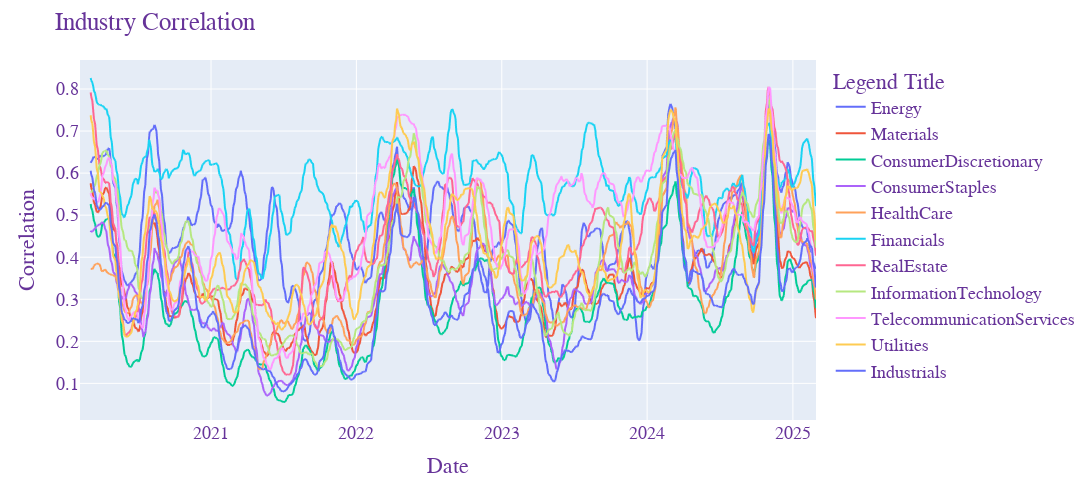
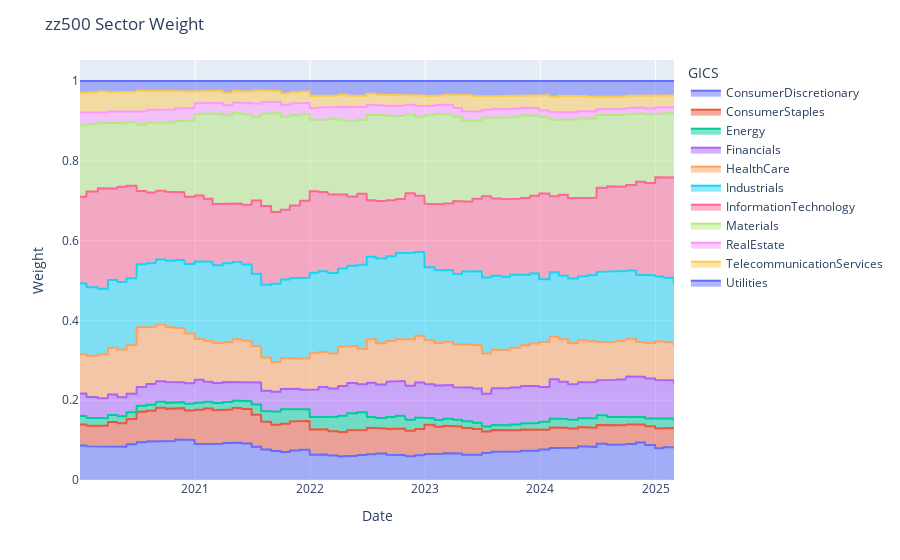
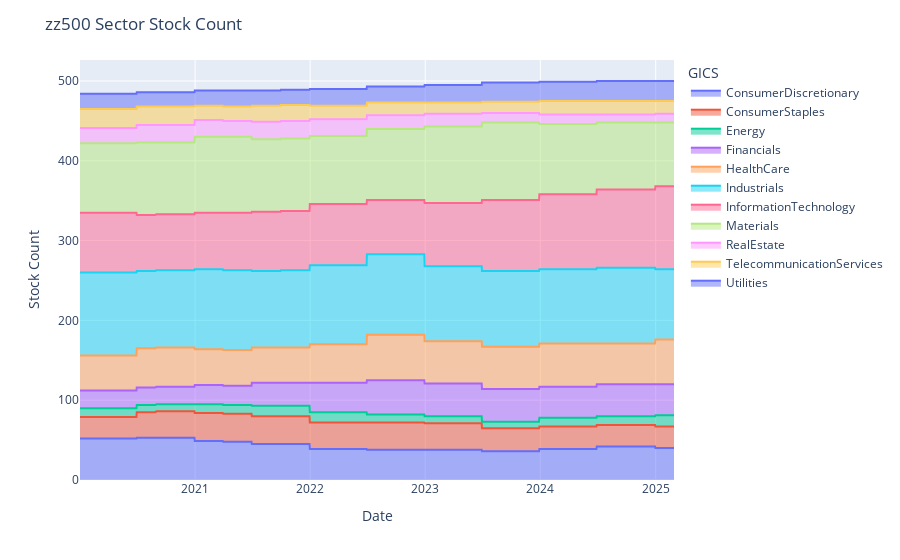

Source (notebook cell) for these figures, in order:
### Code cell
fig = px.line(industry_corr_df, x=industry_corr_df.index, y=industry_corr_df.columns)

colors = px.colors.qualitative.Plotly



fig.update_layout(
    title="Industry Correlation",
    xaxis_title="Date",
    yaxis_title="Correlation",
    legend_title="Legend Title",
    font=dict(
        family="Courier New, monospace",
        size=18,
        color="RebeccaPurple"
    )
)

# update color
for i, trace in enumerate(fig.data):
    trace.line.color = colors[i%len(colors)]

# set length and width
fig.update_layout(
    autosize=False,
    width=1200,
    height=500,
)
fig.show()

fig.write_image("ind_corr(20d).png")

# draw stacked area chart
daily_GICS_weight = merged[~merged.weight.isna()].groupby(['date','GICS'])['weight'].sum().reset_index()
daily_GICS_weight['weight'] = daily_GICS_weight['weight'] / daily_GICS_weight.groupby('date')['weight'].transform('sum')
fig = px.area(daily_GICS_weight, x='date', y='weight', color='GICS', line_group='GICS')
fig.update_layout(title=f'{index_short_code} Sector Weight', xaxis_title='Date', yaxis_title='Weight')
fig.show()



# draw stacked area chart number of stock in each sector
daily_GICS_weight = merged[~merged.weight.isna()].groupby(['date','GICS'])['order_book_id'].count().reset_index()

fig = px.area(daily_GICS_weight, x='date', y='order_book_id', color='GICS', line_group='GICS')
fig.update_layout(title=f'{index_short_code} Sector Stock Count', xaxis_title='Date', yaxis_title='Stock Count')
fig.show()

# financial sector stock outperformance within section. long short.

### Figure 1 — Plotly figure (JSON) as saved in the notebook; plotly's stock layout.template omitted (floating-point values rounded to 4 significant figures; data arrays with more than 128 entries replaced by an {"elided": "..."} marker saying what was removed)
{"data": [{"hovertemplate": "variable=Energy<br>index=%{x}<br>value=%{y}<extra></extra>", "legendgroup": "Energy", "line": {"color": "#636EFA", "dash": "solid"}, "marker": {"symbol": "circle"}, "mode": "lines", "name": "Energy", "showlegend": true, "type": "scattergl", "x": {"elided": "1228 str values"}, "xaxis": "x", "y": {"elided": "1228 float values"}, "yaxis": "y"}, {"hovertemplate": "variable=Materials<br>index=%{x}<br>value=%{y}<extra></extra>", "legendgroup": "Materials", "line": {"color": "#EF553B", "dash": "solid"}, "marker": {"symbol": "circle"}, "mode": "lines", "name": "Materials", "showlegend": true, "type": "scattergl", "x": {"elided": "1228 str values"}, "xaxis": "x", "y": {"elided": "1228 float values"}, "yaxis": "y"}, {"hovertemplate": "variable=ConsumerDiscretionary<br>index=%{x}<br>value=%{y}<extra></extra>", "legendgroup": "ConsumerDiscretionary", "line": {"color": "#00CC96", "dash": "solid"}, "marker": {"symbol": "circle"}, "mode": "lines", "name": "ConsumerDiscretionary", "showlegend": true, "type": "scattergl", "x": {"elided": "1228 str values"}, "xaxis": "x", "y": {"elided": "1228 float values"}, "yaxis": "y"}, {"hovertemplate": "variable=ConsumerStaples<br>index=%{x}<br>value=%{y}<extra></extra>", "legendgroup": "ConsumerStaples", "line": {"color": "#AB63FA", "dash": "solid"}, "marker": {"symbol": "circle"}, "mode": "lines", "name": "ConsumerStaples", "showlegend": true, "type": "scattergl", "x": {"elided": "1228 str values"}, "xaxis": "x", "y": {"elided": "1228 float values"}, "yaxis": "y"}, {"hovertemplate": "variable=HealthCare<br>index=%{x}<br>value=%{y}<extra></extra>", "legendgroup": "HealthCare", "line": {"color": "#FFA15A", "dash": "solid"}, "marker": {"symbol": "circle"}, "mode": "lines", "name": "HealthCare", "showlegend": true, "type": "scattergl", "x": {"elided": "1228 str values"}, "xaxis": "x", "y": {"elided": "1228 float values"}, "yaxis": "y"}, {"hovertemplate": "variable=Financials<br>index=%{x}<br>value=%{y}<extra></extra>", "legendgroup": "Financials", "line": {"color": "#19D3F3", "dash": "solid"}, "marker": {"symbol": "circle"}, "mode": "lines", "name": "Financials", "showlegend": true, "type": "scattergl", "x": {"elided": "1228 str values"}, "xaxis": "x", "y": {"elided": "1228 float values"}, "yaxis": "y"}, {"hovertemplate": "variable=RealEstate<br>index=%{x}<br>value=%{y}<extra></extra>", "legendgroup": "RealEstate", "line": {"color": "#FF6692", "dash": "solid"}, "marker": {"symbol": "circle"}, "mode": "lines", "name": "RealEstate", "showlegend": true, "type": "scattergl", "x": {"elided": "1228 str values"}, "xaxis": "x", "y": {"elided": "1228 float values"}, "yaxis": "y"}, {"hovertemplate": "variable=InformationTechnology<br>index=%{x}<br>value=%{y}<extra></extra>", "legendgroup": "InformationTechnology", "line": {"color": "#B6E880", "dash": "solid"}, "marker": {"symbol": "circle"}, "mode": "lines", "name": "InformationTechnology", "showlegend": true, "type": "scattergl", "x": {"elided": "1228 str values"}, "xaxis": "x", "y": {"elided": "1228 float values"}, "yaxis": "y"}, {"hovertemplate": "variable=TelecommunicationServices<br>index=%{x}<br>value=%{y}<extra></extra>", "legendgroup": "TelecommunicationServices", "line": {"color": "#FF97FF", "dash": "solid"}, "marker": {"symbol": "circle"}, "mode": "lines", "name": "TelecommunicationServices", "showlegend": true, "type": "scattergl", "x": {"elided": "1228 str values"}, "xaxis": "x", "y": {"elided": "1228 float values"}, "yaxis": "y"}, {"hovertemplate": "variable=Utilities<br>index=%{x}<br>value=%{y}<extra></extra>", "legendgroup": "Utilities", "line": {"color": "#FECB52", "dash": "solid"}, "marker": {"symbol": "circle"}, "mode": "lines", "name": "Utilities", "showlegend": true, "type": "scattergl", "x": {"elided": "1228 str values"}, "xaxis": "x", "y": {"elided": "1228 float values"}, "yaxis": "y"}, {"hovertemplate": "variable=Industrials<br>index=%{x}<br>value=%{y}<extra></extra>", "legendgroup": "Industrials", "line": {"color": "#636EFA", "dash": "solid"}, "marker": {"symbol": "circle"}, "mode": "lines", "name": "Industrials", "showlegend": true, "type": "scattergl", "x": {"elided": "1228 str values"}, "xaxis": "x", "y": {"elided": "1228 float values"}, "yaxis": "y"}], "layout": {"autosize": false, "font": {"color": "RebeccaPurple", "family": "Courier New, monospace", "size": 18}, "height": 500, "legend": {"title": {"text": "Legend Title"}, "tracegroupgap": 0}, "margin": {"t": 60}, "title": {"text": "Industry Correlation"}, "width": 1200, "xaxis": {"anchor": "y", "domain": [0, 1], "title": {"text": "Date"}}, "yaxis": {"anchor": "x", "domain": [0, 1], "title": {"text": "Correlation"}}}}

### Figure 2 — Plotly figure (JSON) as saved in the notebook; plotly's stock layout.template omitted (floating-point values rounded to 4 significant figures; data arrays with more than 128 entries replaced by an {"elided": "..."} marker saying what was removed)
{"data": [{"fillpattern": {"shape": ""}, "hovertemplate": "GICS=ConsumerDiscretionary<br>date=%{x}<br>weight=%{y}<extra></extra>", "legendgroup": "ConsumerDiscretionary", "line": {"color": "#636efa"}, "marker": {"symbol": "circle"}, "mode": "lines", "name": "ConsumerDiscretionary", "orientation": "v", "showlegend": true, "stackgroup": "1", "type": "scatter", "x": {"elided": "1248 str values"}, "xaxis": "x", "y": {"elided": "1248 float values"}, "yaxis": "y"}, {"fillpattern": {"shape": ""}, "hovertemplate": "GICS=ConsumerStaples<br>date=%{x}<br>weight=%{y}<extra></extra>", "legendgroup": "ConsumerStaples", "line": {"color": "#EF553B"}, "marker": {"symbol": "circle"}, "mode": "lines", "name": "ConsumerStaples", "orientation": "v", "showlegend": true, "stackgroup": "1", "type": "scatter", "x": {"elided": "1248 str values"}, "xaxis": "x", "y": {"elided": "1248 float values"}, "yaxis": "y"}, {"fillpattern": {"shape": ""}, "hovertemplate": "GICS=Energy<br>date=%{x}<br>weight=%{y}<extra></extra>", "legendgroup": "Energy", "line": {"color": "#00cc96"}, "marker": {"symbol": "circle"}, "mode": "lines", "name": "Energy", "orientation": "v", "showlegend": true, "stackgroup": "1", "type": "scatter", "x": {"elided": "1248 str values"}, "xaxis": "x", "y": {"elided": "1248 float values"}, "yaxis": "y"}, {"fillpattern": {"shape": ""}, "hovertemplate": "GICS=Financials<br>date=%{x}<br>weight=%{y}<extra></extra>", "legendgroup": "Financials", "line": {"color": "#ab63fa"}, "marker": {"symbol": "circle"}, "mode": "lines", "name": "Financials", "orientation": "v", "showlegend": true, "stackgroup": "1", "type": "scatter", "x": {"elided": "1248 str values"}, "xaxis": "x", "y": {"elided": "1248 float values"}, "yaxis": "y"}, {"fillpattern": {"shape": ""}, "hovertemplate": "GICS=HealthCare<br>date=%{x}<br>weight=%{y}<extra></extra>", "legendgroup": "HealthCare", "line": {"color": "#FFA15A"}, "marker": {"symbol": "circle"}, "mode": "lines", "name": "HealthCare", "orientation": "v", "showlegend": true, "stackgroup": "1", "type": "scatter", "x": {"elided": "1248 str values"}, "xaxis": "x", "y": {"elided": "1248 float values"}, "yaxis": "y"}, {"fillpattern": {"shape": ""}, "hovertemplate": "GICS=Industrials<br>date=%{x}<br>weight=%{y}<extra></extra>", "legendgroup": "Industrials", "line": {"color": "#19d3f3"}, "marker": {"symbol": "circle"}, "mode": "lines", "name": "Industrials", "orientation": "v", "showlegend": true, "stackgroup": "1", "type": "scatter", "x": {"elided": "1248 str values"}, "xaxis": "x", "y": {"elided": "1248 float values"}, "yaxis": "y"}, {"fillpattern": {"shape": ""}, "hovertemplate": "GICS=InformationTechnology<br>date=%{x}<br>weight=%{y}<extra></extra>", "legendgroup": "InformationTechnology", "line": {"color": "#FF6692"}, "marker": {"symbol": "circle"}, "mode": "lines", "name": "InformationTechnology", "orientation": "v", "showlegend": true, "stackgroup": "1", "type": "scatter", "x": {"elided": "1248 str values"}, "xaxis": "x", "y": {"elided": "1248 float values"}, "yaxis": "y"}, {"fillpattern": {"shape": ""}, "hovertemplate": "GICS=Materials<br>date=%{x}<br>weight=%{y}<extra></extra>", "legendgroup": "Materials", "line": {"color": "#B6E880"}, "marker": {"symbol": "circle"}, "mode": "lines", "name": "Materials", "orientation": "v", "showlegend": true, "stackgroup": "1", "type": "scatter", "x": {"elided": "1248 str values"}, "xaxis": "x", "y": {"elided": "1248 float values"}, "yaxis": "y"}, {"fillpattern": {"shape": ""}, "hovertemplate": "GICS=RealEstate<br>date=%{x}<br>weight=%{y}<extra></extra>", "legendgroup": "RealEstate", "line": {"color": "#FF97FF"}, "marker": {"symbol": "circle"}, "mode": "lines", "name": "RealEstate", "orientation": "v", "showlegend": true, "stackgroup": "1", "type": "scatter", "x": {"elided": "1248 str values"}, "xaxis": "x", "y": {"elided": "1248 float values"}, "yaxis": "y"}, {"fillpattern": {"shape": ""}, "hovertemplate": "GICS=TelecommunicationServices<br>date=%{x}<br>weight=%{y}<extra></extra>", "legendgroup": "TelecommunicationServices", "line": {"color": "#FECB52"}, "marker": {"symbol": "circle"}, "mode": "lines", "name": "TelecommunicationServices", "orientation": "v", "showlegend": true, "stackgroup": "1", "type": "scatter", "x": {"elided": "1248 str values"}, "xaxis": "x", "y": {"elided": "1248 float values"}, "yaxis": "y"}, {"fillpattern": {"shape": ""}, "hovertemplate": "GICS=Utilities<br>date=%{x}<br>weight=%{y}<extra></extra>", "legendgroup": "Utilities", "line": {"color": "#636efa"}, "marker": {"symbol": "circle"}, "mode": "lines", "name": "Utilities", "orientation": "v", "showlegend": true, "stackgroup": "1", "type": "scatter", "x": {"elided": "1248 str values"}, "xaxis": "x", "y": {"elided": "1248 float values"}, "yaxis": "y"}], "layout": {"legend": {"title": {"text": "GICS"}, "tracegroupgap": 0}, "margin": {"t": 60}, "title": {"text": "zz500 Sector Weight"}, "xaxis": {"anchor": "y", "domain": [0, 1], "title": {"text": "Date"}}, "yaxis": {"anchor": "x", "domain": [0, 1], "title": {"text": "Weight"}}}}

### Figure 3 — Plotly figure (JSON) as saved in the notebook; plotly's stock layout.template omitted (floating-point values rounded to 4 significant figures; data arrays with more than 128 entries replaced by an {"elided": "..."} marker saying what was removed)
{"data": [{"fillpattern": {"shape": ""}, "hovertemplate": "GICS=ConsumerDiscretionary<br>date=%{x}<br>order_book_id=%{y}<extra></extra>", "legendgroup": "ConsumerDiscretionary", "line": {"color": "#636efa"}, "marker": {"symbol": "circle"}, "mode": "lines", "name": "ConsumerDiscretionary", "orientation": "v", "showlegend": true, "stackgroup": "1", "type": "scatter", "x": {"elided": "1248 str values"}, "xaxis": "x", "y": {"elided": "1248 int values"}, "yaxis": "y"}, {"fillpattern": {"shape": ""}, "hovertemplate": "GICS=ConsumerStaples<br>date=%{x}<br>order_book_id=%{y}<extra></extra>", "legendgroup": "ConsumerStaples", "line": {"color": "#EF553B"}, "marker": {"symbol": "circle"}, "mode": "lines", "name": "ConsumerStaples", "orientation": "v", "showlegend": true, "stackgroup": "1", "type": "scatter", "x": {"elided": "1248 str values"}, "xaxis": "x", "y": {"elided": "1248 int values"}, "yaxis": "y"}, {"fillpattern": {"shape": ""}, "hovertemplate": "GICS=Energy<br>date=%{x}<br>order_book_id=%{y}<extra></extra>", "legendgroup": "Energy", "line": {"color": "#00cc96"}, "marker": {"symbol": "circle"}, "mode": "lines", "name": "Energy", "orientation": "v", "showlegend": true, "stackgroup": "1", "type": "scatter", "x": {"elided": "1248 str values"}, "xaxis": "x", "y": {"elided": "1248 int values"}, "yaxis": "y"}, {"fillpattern": {"shape": ""}, "hovertemplate": "GICS=Financials<br>date=%{x}<br>order_book_id=%{y}<extra></extra>", "legendgroup": "Financials", "line": {"color": "#ab63fa"}, "marker": {"symbol": "circle"}, "mode": "lines", "name": "Financials", "orientation": "v", "showlegend": true, "stackgroup": "1", "type": "scatter", "x": {"elided": "1248 str values"}, "xaxis": "x", "y": {"elided": "1248 int values"}, "yaxis": "y"}, {"fillpattern": {"shape": ""}, "hovertemplate": "GICS=HealthCare<br>date=%{x}<br>order_book_id=%{y}<extra></extra>", "legendgroup": "HealthCare", "line": {"color": "#FFA15A"}, "marker": {"symbol": "circle"}, "mode": "lines", "name": "HealthCare", "orientation": "v", "showlegend": true, "stackgroup": "1", "type": "scatter", "x": {"elided": "1248 str values"}, "xaxis": "x", "y": {"elided": "1248 int values"}, "yaxis": "y"}, {"fillpattern": {"shape": ""}, "hovertemplate": "GICS=Industrials<br>date=%{x}<br>order_book_id=%{y}<extra></extra>", "legendgroup": "Industrials", "line": {"color": "#19d3f3"}, "marker": {"symbol": "circle"}, "mode": "lines", "name": "Industrials", "orientation": "v", "showlegend": true, "stackgroup": "1", "type": "scatter", "x": {"elided": "1248 str values"}, "xaxis": "x", "y": {"elided": "1248 int values"}, "yaxis": "y"}, {"fillpattern": {"shape": ""}, "hovertemplate": "GICS=InformationTechnology<br>date=%{x}<br>order_book_id=%{y}<extra></extra>", "legendgroup": "InformationTechnology", "line": {"color": "#FF6692"}, "marker": {"symbol": "circle"}, "mode": "lines", "name": "InformationTechnology", "orientation": "v", "showlegend": true, "stackgroup": "1", "type": "scatter", "x": {"elided": "1248 str values"}, "xaxis": "x", "y": {"elided": "1248 int values"}, "yaxis": "y"}, {"fillpattern": {"shape": ""}, "hovertemplate": "GICS=Materials<br>date=%{x}<br>order_book_id=%{y}<extra></extra>", "legendgroup": "Materials", "line": {"color": "#B6E880"}, "marker": {"symbol": "circle"}, "mode": "lines", "name": "Materials", "orientation": "v", "showlegend": true, "stackgroup": "1", "type": "scatter", "x": {"elided": "1248 str values"}, "xaxis": "x", "y": {"elided": "1248 int values"}, "yaxis": "y"}, {"fillpattern": {"shape": ""}, "hovertemplate": "GICS=RealEstate<br>date=%{x}<br>order_book_id=%{y}<extra></extra>", "legendgroup": "RealEstate", "line": {"color": "#FF97FF"}, "marker": {"symbol": "circle"}, "mode": "lines", "name": "RealEstate", "orientation": "v", "showlegend": true, "stackgroup": "1", "type": "scatter", "x": {"elided": "1248 str values"}, "xaxis": "x", "y": {"elided": "1248 int values"}, "yaxis": "y"}, {"fillpattern": {"shape": ""}, "hovertemplate": "GICS=TelecommunicationServices<br>date=%{x}<br>order_book_id=%{y}<extra></extra>", "legendgroup": "TelecommunicationServices", "line": {"color": "#FECB52"}, "marker": {"symbol": "circle"}, "mode": "lines", "name": "TelecommunicationServices", "orientation": "v", "showlegend": true, "stackgroup": "1", "type": "scatter", "x": {"elided": "1248 str values"}, "xaxis": "x", "y": {"elided": "1248 int values"}, "yaxis": "y"}, {"fillpattern": {"shape": ""}, "hovertemplate": "GICS=Utilities<br>date=%{x}<br>order_book_id=%{y}<extra></extra>", "legendgroup": "Utilities", "line": {"color": "#636efa"}, "marker": {"symbol": "circle"}, "mode": "lines", "name": "Utilities", "orientation": "v", "showlegend": true, "stackgroup": "1", "type": "scatter", "x": {"elided": "1248 str values"}, "xaxis": "x", "y": {"elided": "1248 int values"}, "yaxis": "y"}], "layout": {"legend": {"title": {"text": "GICS"}, "tracegroupgap": 0}, "margin": {"t": 60}, "title": {"text": "zz500 Sector Stock Count"}, "xaxis": {"anchor": "y", "domain": [0, 1], "title": {"text": "Date"}}, "yaxis": {"anchor": "x", "domain": [0, 1], "title": {"text": "Stock Count"}}}}
